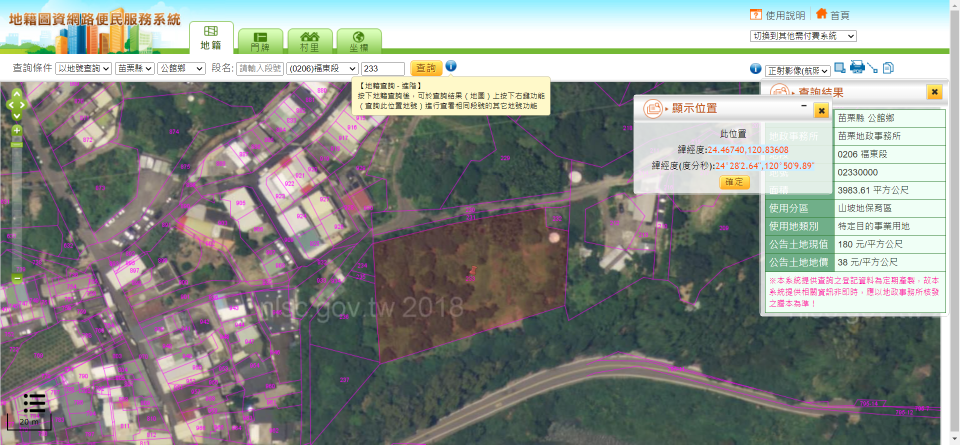
#> input picture 公館鄉福東段233.png, 1920 x 889 px, given in place of ImageNumber.jpg, which was not available (shown at 1/2 size)
$ jupyter execute --allow-errors '破驗證碼備份.ipynb'   (shell and % lines are left out)   (Python 2 division)
#> lines starting #> are read from the running program, lines starting #| are printed output that depends on the picture; after the words box and inside, x2 and y2 are one past the last pixel; in counts of white or black regions, pixels touching at a corner belong together; pictures that were not available may be replaced by others from this repository, and a replacement may not be noted
[cell 1]
from selenium import webdriver
from webdriver_manager.chrome import ChromeDriverManager
import requests
from bs4 import BeautifulSoup
import pandas as pd
from tqdm import tqdm_notebook
import time
from datetime import datetime, date
from selenium.webdriver.common.keys import Keys
from selenium.webdriver.support.ui import Select
import re
from selenium.webdriver.common.by import By
from selenium.webdriver import ActionChains
import sys
import random
from openpyxl import load_workbook
# some handy functions to use along widgets
from IPython.display import display, Markdown, clear_output
# widget packages
import ipywidgets as widgets
import pandas as pd
import sys
from io import StringIO
import numpy as np
import matplotlib.pyplot as plt
# import Alert
from selenium.webdriver.common.alert import Alert
from ipywidgets import Button, Layout,FileUpload, IntProgress
from selenium.webdriver.support.ui import WebDriverWait
from selenium.webdriver.support import expected_conditions as EC
from selenium.webdriver.chrome.options import Options

[cell 2]
tab = widgets.Tab()
up = widgets.FileUpload(accept=".csv", multiple=True,counter = 0,description='選擇CSV')
# a upload box show then click it and upload the test file
up._counter = 0
#up.observe(show_content,'value')


button_upload = widgets.Button(
    description='確認上傳',
    button_style='warning',
    tooltip='Click to Upload',
    disabled=False,
    icon='check')

button_webcrawler = widgets.Button(
    description='爬地籍資料下載KML',
    button_style='info',
    disabled=True,
    tooltip='Click to webcrawler',
    icon='bug',
    layout=Layout(width='20%', height='28px'))

out = widgets.Output(layout={'border': '1px solid black'})
#
progress = IntProgress()
# SelectMultiple widget instantiation
eraser = widgets.SelectMultiple(
    options=['tab','"'],
    value=['tab'],
    #rows=10,
    description='Eraser: ',
    disabled=False
)

x_axis = widgets.Dropdown(
    options=[''],
    value='',
    description='X-Axis:',
    disabled=False)
y_axis = widgets.Dropdown(
    options=[''],
    value='',
    description='Y-Axis:',
    disabled=False)

# [79 lines left out: functions alert_is_present, content_parser, df_converter, upload, not called in this run]
################################################################以上是介面設定###################################################


#随机获取一个agent
def get_UserAgent():
    return agentPools[random.randint(0,2)]


# [147 lines left out: function webcrawler, not called in this run]


def preview_clicked(b):
    preview()
def webcrawler_clicked(b):
    webcrawler()
def upload_clicked(b):
    upload()

[cell 3]
# Assigning functionality to buttons
button_upload.on_click(upload_clicked)
button_webcrawler.on_click(webcrawler_clicked)

accordion = widgets.Accordion(children=[
    up])

accordion_box = widgets.VBox([
    accordion,
    progress,
    widgets.HBox([button_upload, button_webcrawler]),
    out
])
tab.set_title(0, "Upload")

[cell 4]
accordion_box

#> (a cell that did not finish here is left out)

[cell 6]
print(progress.value)

#> (a cell that did not finish here is left out)

[cell 8]
import pytesseract
from PIL import Image
image = Image.open(r'C:\Users\Lenovo\數據分析\天下專案\ImageNumber.jpg')
#> image is the input picture: PIL image 1920x889 RGBA; mean R, G, B, A 140.7, 143.6, 139, 255
image

[cell 9]
from PIL import Image,ImageEnhance,ImageFilter
imgry = image.convert('L')
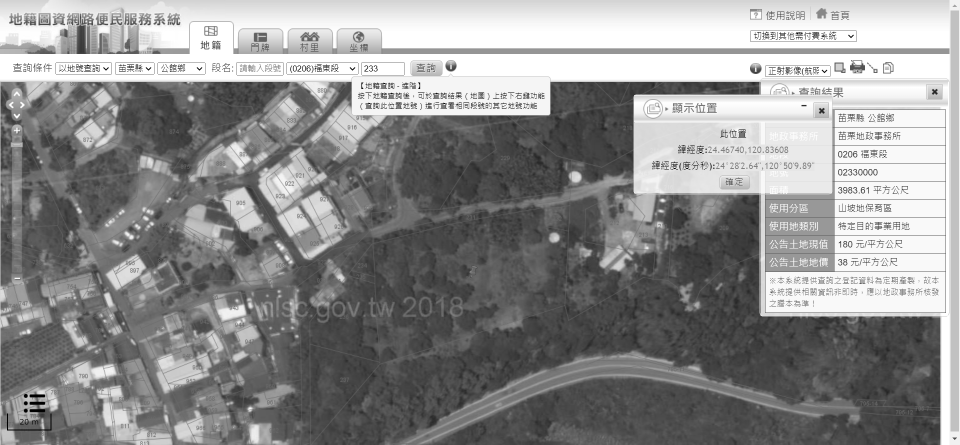
#> imgry: PIL image 1920x889 L (shown at 1/2 size); min 0, max 255, mean 142.2
imgry

[cell 10]
threshold = 1

table = []

for i in range(256):

    if i < threshold:

        table.append(0)

    else:

        table.append(1)

out = imgry.point(table, '1')
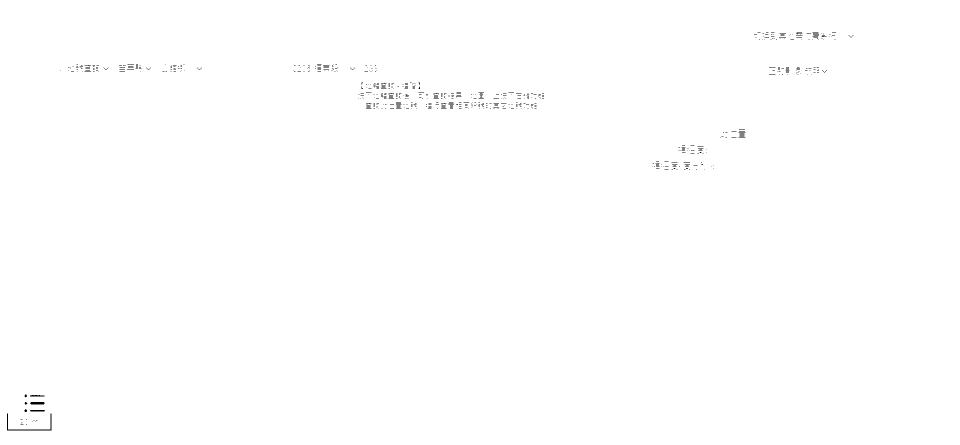
#> out: PIL image 1920x889 1 (shown at 1/2 size); 99.8% white; black in thin lines or dots, all inside (x1, y1, x2, y2) = (14, 64, 1707, 861)
out

[cell 11]
pytesseract.pytesseract.tesseract_cmd = r'C:\Program Files\Tesseract-OCR\tesseract.exe'
#> (the rest of this cell did not finish here and is left out)

[cell 12]
import pytesseract
from PIL import Image
import cv2
img = cv2.imread(r'C:\Users\Lenovo\ImageNumber.jpg')
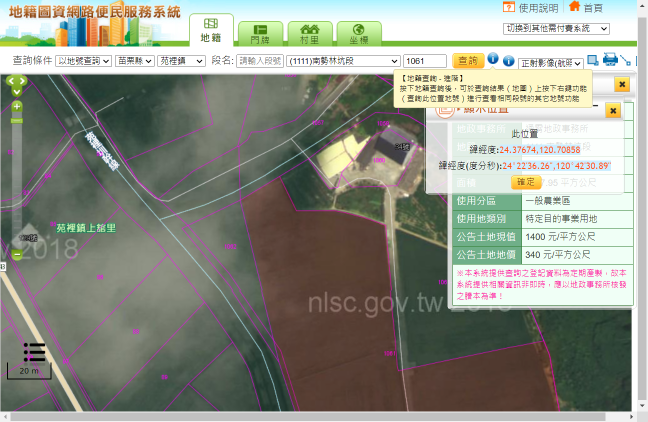
#> input picture 苑裡鎮(1111)南勢林坑段1061.png, 1295 x 844 px, given in place of ImageNumber.jpg, which was not available (shown at 1/2 size)
#> img is the input picture: shape (844, 1295, 3); mean B, G, R 134.1, 145.9, 142.3
img

[cell 13]
dst = cv2.fastNlMeansDenoisingColored(img, None, 6, 20 , 8 , 8)

import matplotlib.pyplot as plt
plt.subplot(121)
#> (this line was passed over: IPython is not available in this run)
plt.imshow(img)
#> (this line was passed over: IPython is not available in this run)
plt.subplot(122)
#> (this line was passed over: IPython is not available in this run)
plt.imshow(dst)
#> (this line was passed over: IPython is not available in this run)
